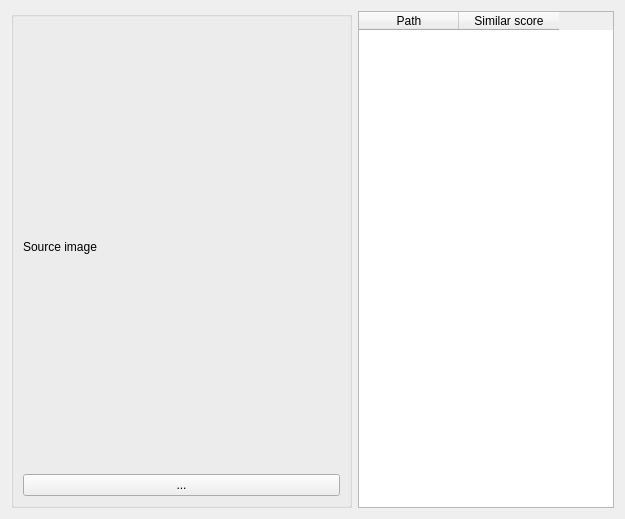
<?xml version="1.0" encoding="UTF-8"?>
<ui version="4.0">
 <class>widget_estimate_similar_poses_player</class>
 <widget class="QWidget" name="widget_estimate_similar_poses_player">
  <property name="geometry">
   <rect>
    <x>0</x>
    <y>0</y>
    <width>625</width>
    <height>519</height>
   </rect>
  </property>
  <property name="windowTitle">
   <string>Form</string>
  </property>
  <layout class="QHBoxLayout" name="horizontalLayout">
   <item>
    <widget class="QGroupBox" name="groupBoxSourceImage">
     <property name="title">
      <string/>
     </property>
     <layout class="QVBoxLayout" name="verticalLayout">
      <item>
       <widget class="QLabel" name="labelSourceImage">
        <property name="text">
         <string>Source image</string>
        </property>
       </widget>
      </item>
      <item>
       <widget class="QPushButton" name="pushButtonSourceImage">
        <property name="text">
         <string>...</string>
        </property>
       </widget>
      </item>
     </layout>
    </widget>
   </item>
   <item>
    <widget class="QTableWidget" name="tableWidget">
     <property name="sizePolicy">
      <sizepolicy hsizetype="Maximum" vsizetype="Expanding">
       <horstretch>0</horstretch>
       <verstretch>0</verstretch>
      </sizepolicy>
     </property>
     <column>
      <property name="text">
       <string>Path</string>
      </property>
     </column>
     <column>
      <property name="text">
       <string>Similar score</string>
      </property>
     </column>
    </widget>
   </item>
  </layout>
 </widget>
 <resources/>
 <connections/>
</ui>
